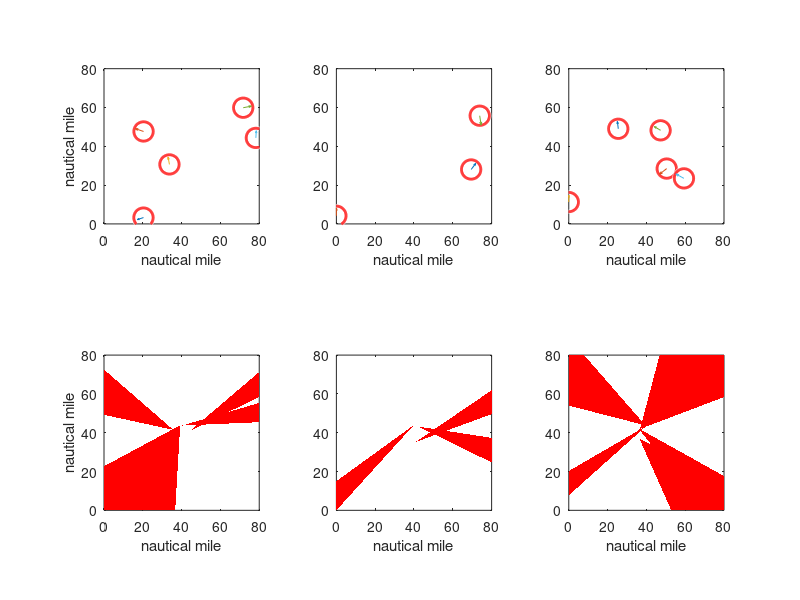

Here is the MATLAB script that generated this plot:
clc;
clear;
load('aircrafts0.mat')
load('aircrafts1.mat')
load('aircrafts2.mat')
ac00 = [ac0,ac1,ac2,ac3,ac4,ac5];
subplot(2,3,4)
for i=1:5
hold on;
fill([ac00(i).vector(1),ac00(i).T1(1),ac00(i).T2(1)]+40,[ac00(i).vector(2),ac00(i).T1(2),ac00(i).T2(2)]+40,'r','LineStyle','none');
hold off
end
xlim([0,80])
ylim([0,80])
xlabel('nautical mile')
ylabel('nautical mile')
axis('square')
box on
subplot(2,3,5)
ac10 = [ac100,ac101,ac102];
for i=1:3
hold on;
fill([ac10(i).vector(1),ac10(i).T1(1),ac10(i).T2(1)]+40,[ac10(i).vector(2),ac10(i).T1(2),ac10(i).T2(2)]+40,'r','LineStyle','none');
hold off
end
xlim([0,80])
ylim([0,80])
xlabel('nautical mile')
axis('square')
box on
subplot(2,3,6)
ac20 = [ac200,ac201,ac202,ac203,ac204];
for i=1:5
hold on;
fill([ac20(i).vector(1)+40,ac20(i).T1(1),ac20(i).T2(1)],[ac20(i).vector(2)+40,ac20(i).T1(2),ac20(i).T2(2)],'r','LineStyle','none');
hold off
end
xlim([0,80])
ylim([0,80])
xlabel('nautical mile')
axis('square')
box on


subplot(2,3,1)
for i=1:5
hold on;
viscircles([ac00(i).x ac00(i).y],5,'Color','r');
quiver(ac00(i).x,ac00(i).y,ac00(i).vector(1),ac00(i).vector(2),0);
hold off
end
xlim([0,80]);
ylim([0,80]);
xlabel('nautical mile')
ylabel('nautical mile')
axis('square');
box on

subplot(2,3,2)
for i=1:3
hold on;
viscircles([ac10(i).x ac10(i).y],5,'Color','r');
quiver(ac10(i).x,ac10(i).y,ac10(i).vector(1),ac10(i).vector(2),0);
hold off
end
xlim([0,80]);
ylim([0,80]);
xlabel('nautical mile')
axis('square');
box on

subplot(2,3,3)
for i=1:5
hold on;
viscircles([ac20(i).x ac20(i).y],5,'Color','r');
quiver(ac20(i).x,ac20(i).y,ac20(i).vector(1),ac20(i).vector(2),0);
hold off
end
xlim([0,80]);
ylim([0,80]);
xlabel('nautical mile')
axis('square');
box on

